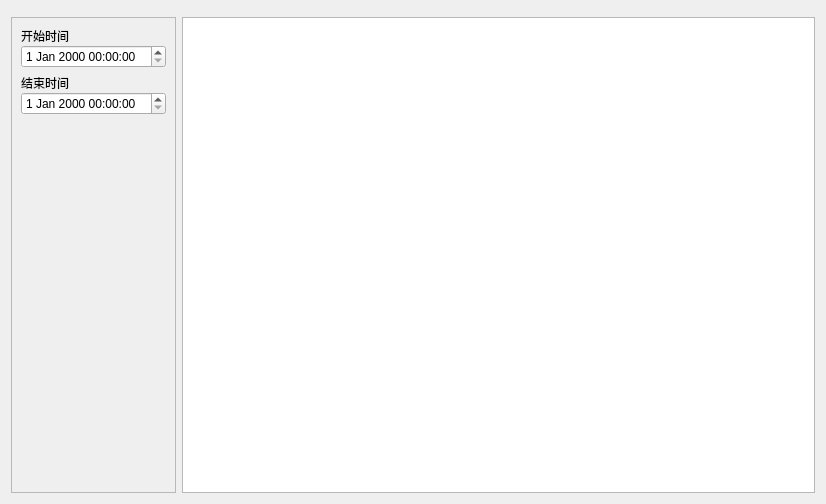
<?xml version="1.0" encoding="UTF-8"?>
<ui version="4.0">
 <class>w_rpt_report_frame_material_saleflow2</class>
 <widget class="QDialog" name="w_rpt_report_frame_material_saleflow2">
  <property name="geometry">
   <rect>
    <x>0</x>
    <y>0</y>
    <width>826</width>
    <height>504</height>
   </rect>
  </property>
  <property name="windowTitle">
   <string>Dialog</string>
  </property>
  <layout class="QVBoxLayout" name="verticalLayout">
   <item>
    <widget class="lds_toolbar" name="widget"/>
   </item>
   <item>
    <layout class="QHBoxLayout" name="horizontalLayout">
     <item>
      <widget class="QFrame" name="frame">
       <property name="minimumSize">
        <size>
         <width>0</width>
         <height>0</height>
        </size>
       </property>
       <property name="maximumSize">
        <size>
         <width>16777215</width>
         <height>16777215</height>
        </size>
       </property>
       <property name="frameShape">
        <enum>QFrame::StyledPanel</enum>
       </property>
       <property name="frameShadow">
        <enum>QFrame::Raised</enum>
       </property>
       <property name="outer_stylesheet" stdset="0">
        <string>frame_back_round</string>
       </property>
       <layout class="QVBoxLayout" name="verticalLayout_5" stretch="0,0,1">
        <property name="leftMargin">
         <number>9</number>
        </property>
        <property name="rightMargin">
         <number>9</number>
        </property>
        <item>
         <layout class="QVBoxLayout" name="verticalLayout_2">
          <property name="spacing">
           <number>0</number>
          </property>
          <item>
           <widget class="QLabel" name="label">
            <property name="text">
             <string>开始时间</string>
            </property>
           </widget>
          </item>
          <item>
           <widget class="lds_datetimeEdit" name="dateTimeEdit"/>
          </item>
         </layout>
        </item>
        <item>
         <layout class="QVBoxLayout" name="verticalLayout_3">
          <property name="spacing">
           <number>0</number>
          </property>
          <item>
           <widget class="QLabel" name="label_2">
            <property name="text">
             <string>结束时间</string>
            </property>
           </widget>
          </item>
          <item>
           <widget class="lds_datetimeEdit" name="dateTimeEdit_2"/>
          </item>
         </layout>
        </item>
        <item>
         <spacer name="verticalSpacer">
          <property name="orientation">
           <enum>Qt::Vertical</enum>
          </property>
          <property name="sizeHint" stdset="0">
           <size>
            <width>20</width>
            <height>40</height>
           </size>
          </property>
         </spacer>
        </item>
       </layout>
      </widget>
     </item>
     <item>
      <widget class="lds_tableview_sum" name="tableView"/>
     </item>
    </layout>
   </item>
  </layout>
 </widget>
 <customwidgets>
  <customwidget>
   <class>lds_toolbar</class>
   <extends>QFrame</extends>
   <header>lds_toolbar.h</header>
   <container>1</container>
  </customwidget>
  <customwidget>
   <class>lds_datetimeEdit</class>
   <extends>QDateTimeEdit</extends>
   <header>lds_datetimeedit.h</header>
  </customwidget>
  <customwidget>
   <class>lds_tableview_sum</class>
   <extends>QTableView</extends>
   <header>lds_tableview_sum.h</header>
  </customwidget>
 </customwidgets>
 <resources/>
 <connections/>
</ui>
